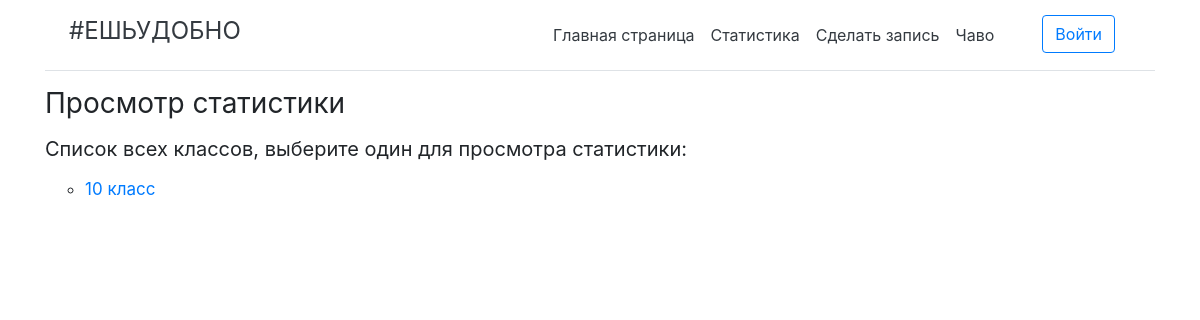
The page /class/ on the database as committed earlier.
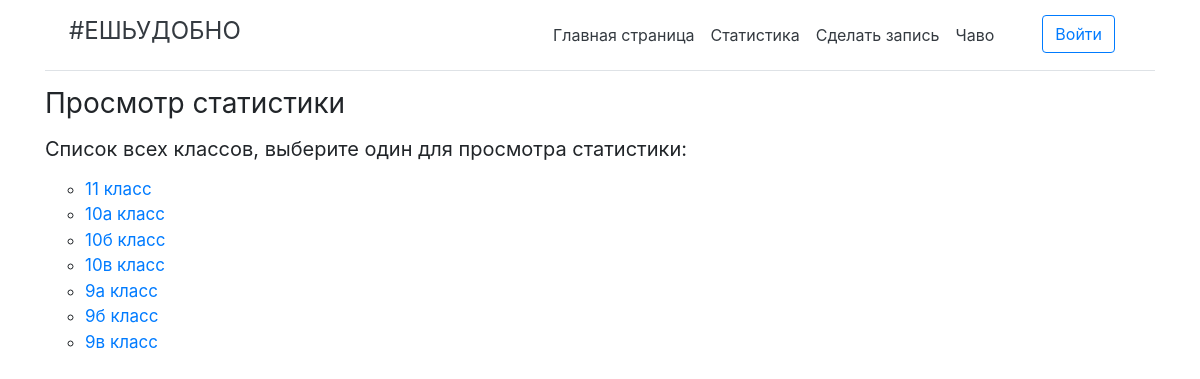
The same page on the database as committed later.
### app/models.py (models this page shows, shortened)
class SchoolClass(models.Model):
    school_class = models.CharField(max_length=10, help_text = 'Класс')
    class Meta:
    	ordering = ['school_class']

### app/views.py (the view)
# urls.py: path('class/', views.class_list, name = 'class'),
def class_list(request):
    school_class = SchoolClass.objects.order_by('id')
    return render(
        request,
        'app/schoolclass_list.html',
        {'school_class':school_class})

### app/templates/app/schoolclass_list.html (shortened to what this page needs)
{% extends "base_generic.html" %}
{% block content %}
<div class="container">
	<h3 class="font-weight-normal">Просмотр статистики</<h3>
	<h5 class="font-weight-normal">Список всех классов, выберите один для просмотра статистики:</h5>
	<ul class="ul">
	    {% if school_class %}
	      {% for i in school_class %}
	        <li>
	        	<a href='{{ i.id }}' class="href">{{i.school_class}} класс</a>
	        </li>
	      {% endfor %}
	    {% else %}
	      <li>Список пуст!</li>
	    {% endif %}
	</ul>
</div>
{% endblock %}

Rows that differ between the two databases and show on the page:
removed SchoolClass: school_class "10"
added SchoolClass: school_class "11"
added SchoolClass: school_class "10а"
added SchoolClass: school_class "10б"
added SchoolClass: school_class "10в"
added SchoolClass: school_class "9а"
added SchoolClass: school_class "9б"
added SchoolClass: school_class "9в"
